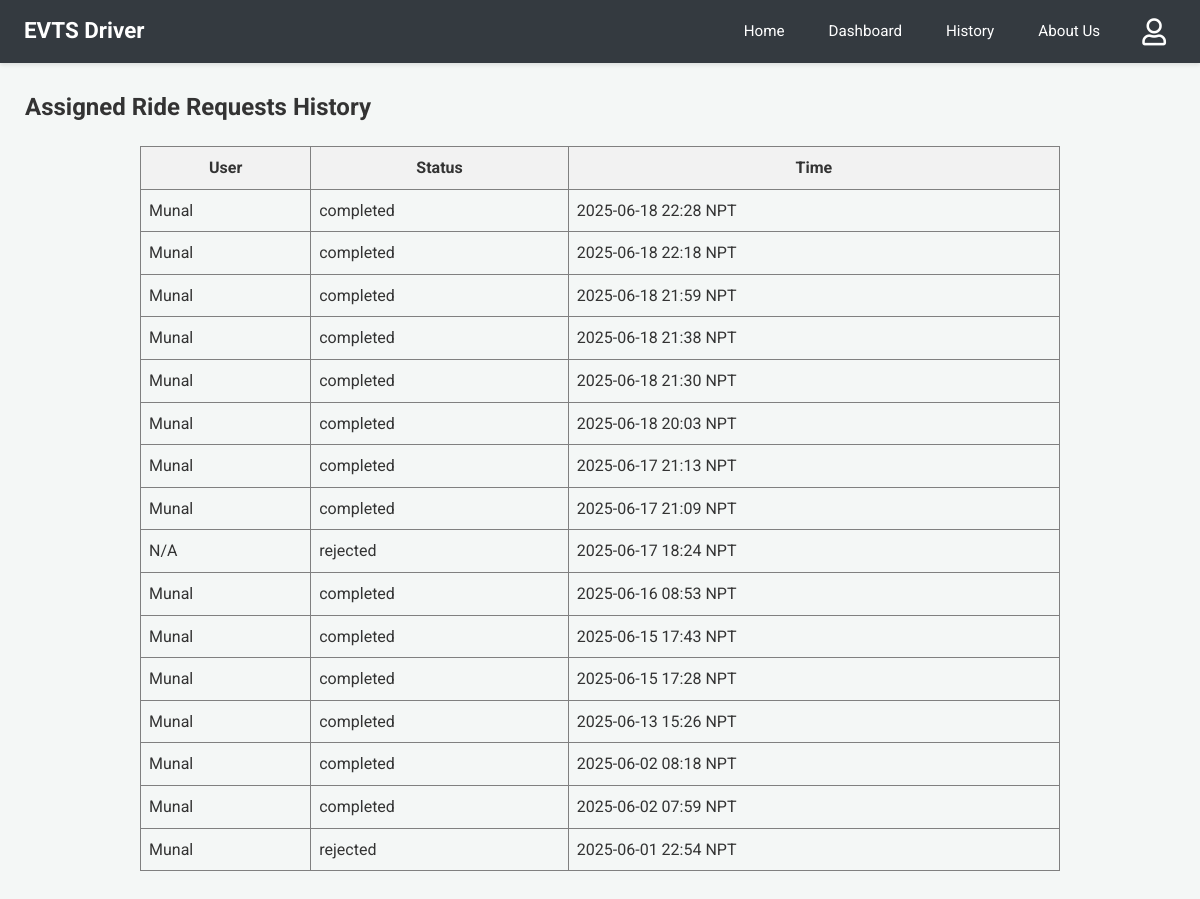
The page /driver-history (signed in) on the database its author committed.
### app.py (models this page shows)
class User(db.Model):
    email = db.Column(db.String(120), primary_key=True)
    name = db.Column(db.String(100))
    phone = db.Column(db.String(15))
    password = db.Column(db.String(100))
    latitude = db.Column(db.Float, nullable=True)
    longitude = db.Column(db.Float, nullable=True)

class RideRequest(db.Model):
    __tablename__ = 'ride_request'
    id = db.Column(db.Integer, primary_key=True)
    user_email = db.Column(db.String(100), nullable=False)
    driver_email = db.Column(db.String(100), nullable=False)
    user_latitude_at_request = db.Column(db.Float, nullable=True)
    user_longitude_at_request = db.Column(db.Float, nullable=True)
    timestamp = db.Column(db.DateTime, default=lambda: datetime.now(timezone.utc))
    status = db.Column(db.String(20), default='Pending')

### app.py (the view)
@app.route('/driver-history')
@login_required_driver
def driver_history():
    reqs_db = RideRequest.query.filter_by(driver_email=session['driver']).order_by(RideRequest.timestamp.desc()).all()
    s_reqs = [{'user_name': (User.query.get(r.user_email).name or r.user_email if User.query.get(r.user_email) else "N/A"),
               'status': r.status, 'timestamp': format_datetime_npt(r.timestamp)} for r in reqs_db]
    response = make_response(render_template('driver_history.html', requests=s_reqs))
    return add_no_cache_to_response(response)

### app.py (called while the page is built)
def format_datetime_npt(dt_utc):
    if dt_utc is None: return "N/A"
    if dt_utc.tzinfo is None or dt_utc.tzinfo.utcoffset(dt_utc) is None:
        dt_utc = dt_utc.replace(tzinfo=timezone.utc)
    else:
        dt_utc = dt_utc.astimezone(timezone.utc)
    dt_npt = dt_utc.astimezone(NPT)
    return dt_npt.strftime('%Y-%m-%d %H:%M NPT')

def login_required_driver(f):
    @wraps(f)
    def decorated_function(*args, **kwargs):
        if 'driver' not in session:
            return redirect(url_for('login', next=request.url))
        return f(*args, **kwargs)
    return decorated_function

def add_no_cache_to_response(response):
    response.headers["Cache-Control"] = "no-cache, no-store, must-revalidate, public, max-age=0"
    response.headers["Pragma"] = "no-cache"
    response.headers["Expires"] = "0"
    return response

### templates/driver_history.html
{% extends 'driver_base.html' %}
{% block content %}
<h2>Assigned Ride Requests History</h2>
{% if requests %}
<table border="1" cellpadding="8" cellspacing="0" style="border-collapse: collapse; width: 80%; margin: 20px auto;">
  <thead>
    <tr style="background-color: #f2f2f2;">
      <th>User</th>
      <th>Status</th>
      <th>Time</th>
    </tr>
  </thead>
  <tbody>
  {% for req in requests %}
  <tr>
    <td>{{ req.user_name }}</td>
    <td>{{ req.status }}</td>
    <td>{{ req.timestamp }}</td>
  </tr>
  {% endfor %}
  </tbody>
</table>
{% else %}
<p>You have no assigned ride request history.</p>
{% endif %}
{% endblock %}

### static/css/dashboard_styles.css (style rules this page uses)
body { font-family: 'Roboto', 'Segoe UI', Tahoma, Geneva, Verdana, sans-serif; margin: 0; background-color: #f4f7f6; color: #333; line-height: 1.6; }
.dashboard-content h2, .dashboard-content h3, .dashboard-content h4 { color: #333; margin-top: 0; }

### rows shown on the page
User: user_name "Munal" "Munal" "Munal" "Munal" "Munal" "Munal" "Munal" "Munal" "Munal" "Munal" "Munal" "Munal" "Munal" "Munal" "Munal"
RideRequest: status "completed"
RideRequest: status "completed"
RideRequest: status "completed"
RideRequest: status "completed"
RideRequest: status "completed"
RideRequest: status "completed"
RideRequest: status "completed"
RideRequest: status "completed"
RideRequest: user_name "N/A", status "rejected", timestamp "2025-06-17 18:24 NPT"
RideRequest: status "completed"
RideRequest: status "completed"
RideRequest: status "completed"
RideRequest: status "completed"
RideRequest: status "completed"
RideRequest: status "completed"
RideRequest: status "rejected"

### other values the page prints
{{ req.timestamp }} "2025-06-18 22:28 NPT" "2025-06-18 22:18 NPT" "2025-06-18 21:59 NPT" "2025-06-18 21:38 NPT" "2025-06-18 21:30 NPT" "2025-06-18 20:03 NPT" "2025-06-17 21:13 NPT" "2025-06-17 21:09 NPT" "2025-06-16 08:53 NPT" "2025-06-15 17:43 NPT" "2025-06-15 17:28 NPT" "2025-06-13 15:26 NPT" "2025-06-02 08:18 NPT" "2025-06-02 07:59 NPT" "2025-06-01 22:54 NPT"
